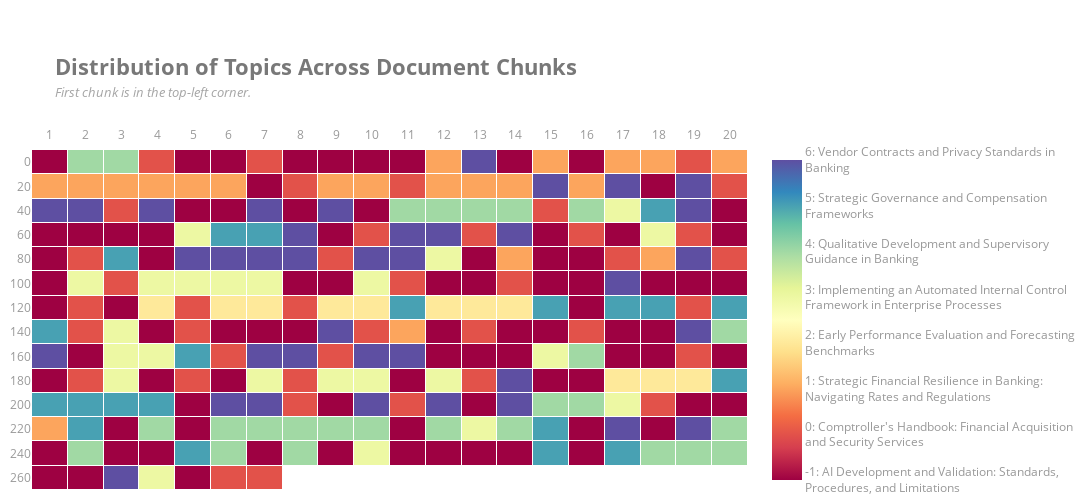

The cell this chart's notebook holds for it:
### Code cell
from h2o_mrm.viz import create_chunk_distribution_map

create_chunk_distribution_map(exp.chunks, exp.topic_names)

### Figure 1 — Plotly figure (JSON) as saved in the notebook; plotly's stock layout.template omitted (floating-point values rounded to 4 significant figures; data arrays with more than 128 entries replaced by an {"elided": "..."} marker saying what was removed)
{"data": [{"colorbar": {"ticktext": ["-1: AI Development and Validation: Standards,<br />Procedures, and Limitations", "0: Comptroller's Handbook: Financial Acquisition<br />and Security Services", "4: Qualitative Development and Supervisory<br />Guidance in Banking", "1: Strategic Financial Resilience in Banking:<br />Navigating Rates and Regulations", "5: Strategic Governance and Compensation<br />Frameworks", "3: Implementing an Automated Internal Control<br />Framework in Enterprise Processes", "6: Vendor Contracts and Privacy Standards in<br />Banking", "2: Early Performance Evaluation and Forecasting<br />Benchmarks"], "tickvals": ["-1", "0", "4", "1", "5", "3", "6", "2"]}, "colorscale": [[0, "rgb(158,1,66)"], [0.1, "rgb(213,62,79)"], [0.2, "rgb(244,109,67)"], [0.3, "rgb(253,174,97)"], [0.4, "rgb(254,224,139)"], [0.5, "rgb(255,255,191)"], [0.6, "rgb(230,245,152)"], [0.7, "rgb(171,221,164)"], [0.8, "rgb(102,194,165)"], [0.9, "rgb(50,136,189)"], [1, "rgb(94,79,162)"]], "hovertemplate": "%{text}<extra></extra>", "text": {"elided": "14 rows, 267 str values in total"}, "type": "heatmap", "x": [1, 2, 3, 4, 5, 6, 7, 8, 9, 10, 11, 12, 13, 14, 15, 16, 17, 18, 19], "xgap": 1, "y": [0, 20, 40, 60, 80, 100, 120, 140, 160, 180, 200, 220, 240, 260], "ygap": 1, "z": {"elided": "14 rows, 267 int values in total"}}], "layout": {"font": {"color": "#999999"}, "height": 500, "hoverlabel": {"bgcolor": "white", "font": {"size": 12}}, "margin": {"b": 10, "l": 10, "pad": 0, "r": 10, "t": 150}, "plot_bgcolor": "#fff", "title": {"text": "<b><Span style=\"color:#787878;font-size:22px;\">Distribution of Topics Across Document Chunks</span></b><i><Span style=\"color:#A5A5A5;font-size:13px;\"><br>First chunk is in the top-left corner.</span>", "x": 0.05, "y": 0.85}, "width": 1100, "xaxis": {"fixedrange": true, "nticks": 20, "showdividers": false, "showgrid": false, "showline": false, "showticklabels": true, "side": "top", "tickcolor": "#fff", "ticklen": 5, "ticks": "outside", "ticktext": [1, 2, 3, 4, 5, 6, 7, 8, 9, 10, 11, 12, 13, 14, 15, 16, 17, 18, 19, 20], "tickvals": [1, 2, 3, 4, 5, 6, 7, 8, 9, 10, 11, 12, 13, 14, 15, 16, 17, 18, 19, 20], "zeroline": false}, "yaxis": {"autorange": "reversed", "fixedrange": true, "showdividers": false, "showgrid": false, "showline": false, "showticklabels": true, "ticktext": [0, 20, 40, 60, 80, 100, 120, 140, 160, 180, 200, 220, 240, 260], "tickvals": [0, 20, 40, 60, 80, 100, 120, 140, 160, 180, 200, 220, 240, 260], "zeroline": false}}}
